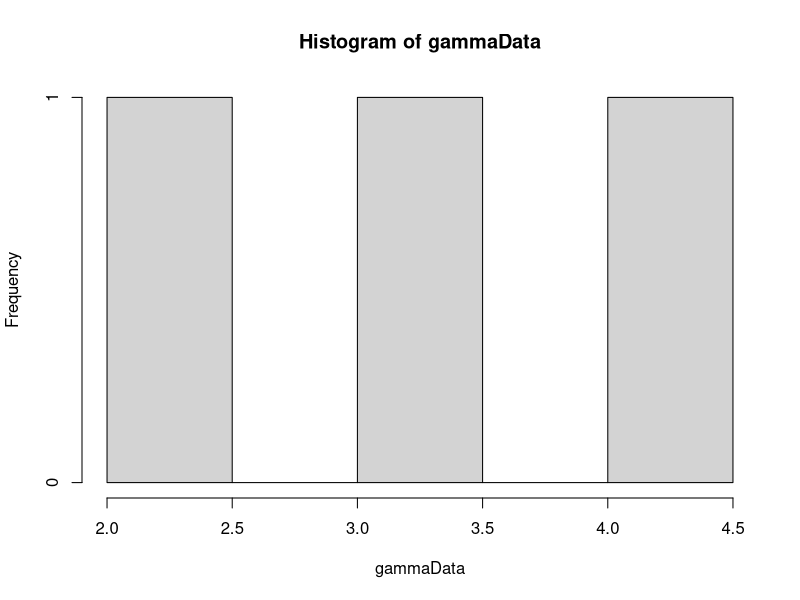
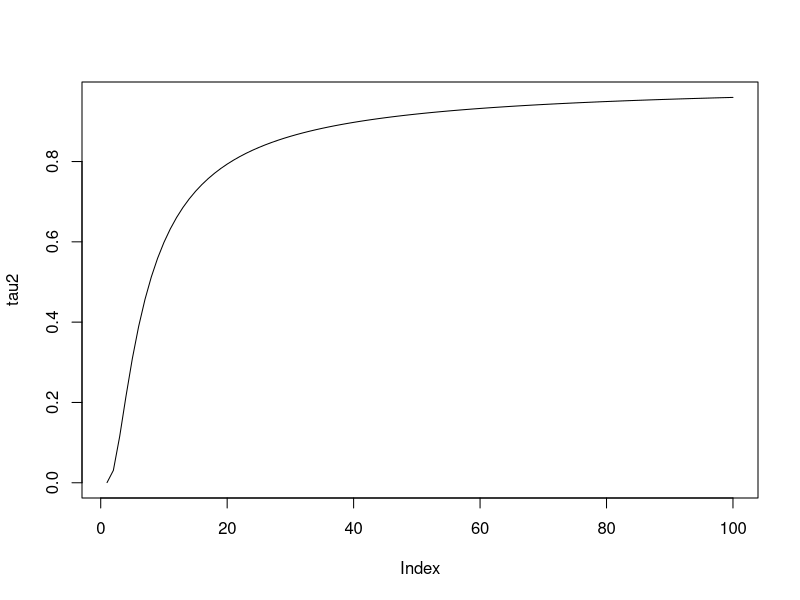
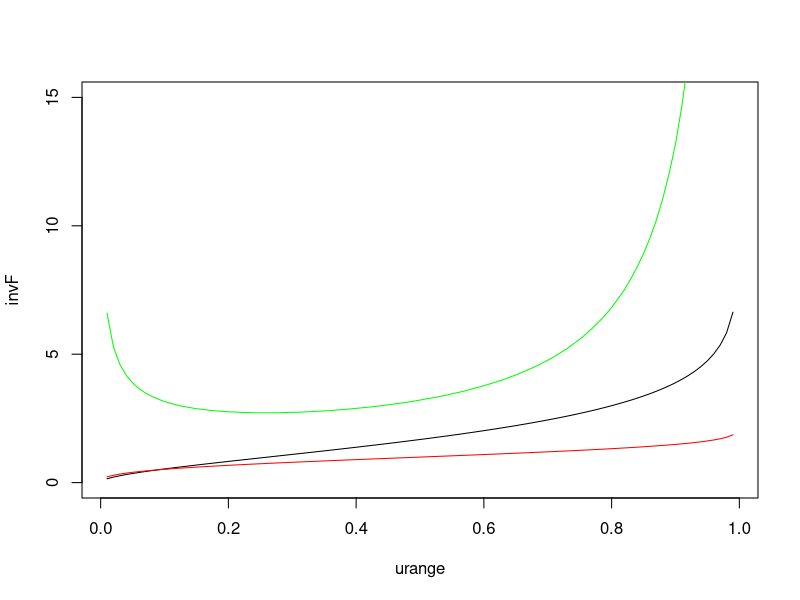
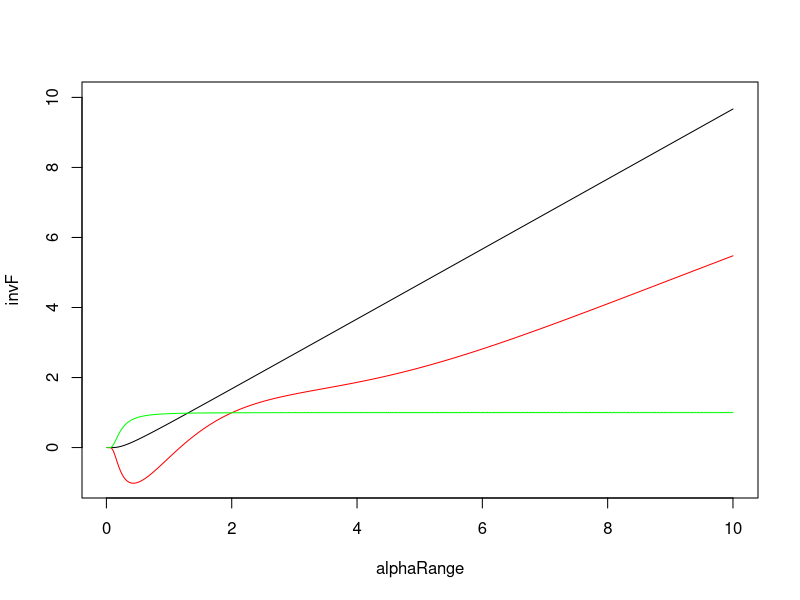
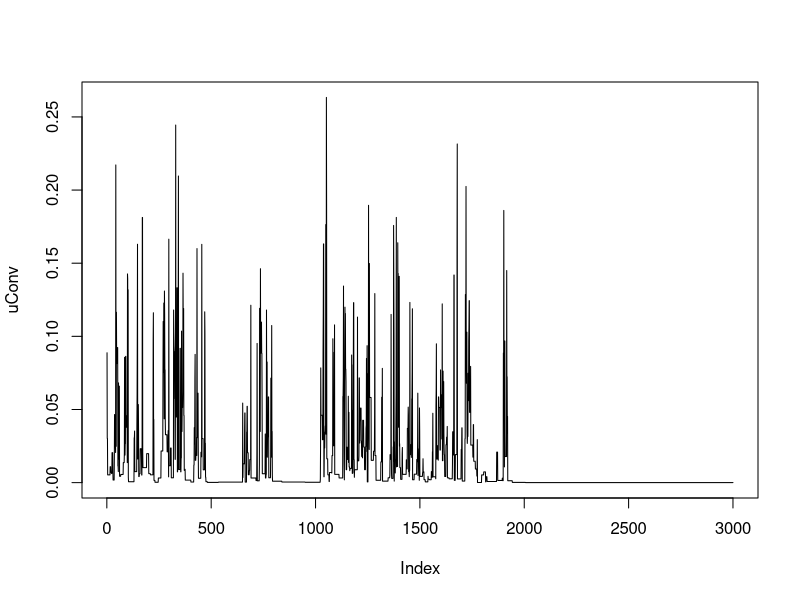
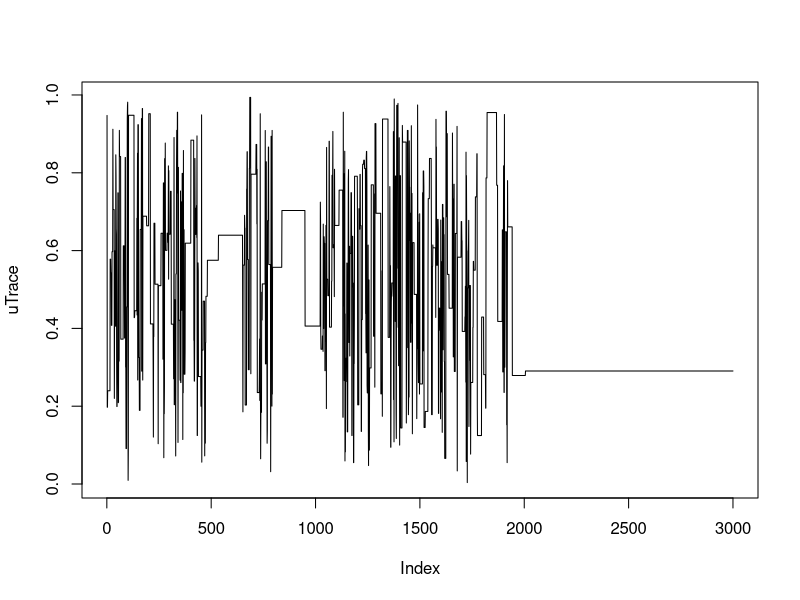

Reproduce these figures in R, in order.
library(MCMCpack)

weightedUniform <- function(n, numIterations) {
  # Generate sample of from a weighted uniform distribution
  # 
  # Args:
  #   n: number of points in sample
  #   
  # Returns:
  #   A vector sample
  uCurr = runif(n)
  alphaCurr = findAlpha(s2, uCurr)
  uConv = rep(0, numIterations)
  uTrace = rep(0, numIterations)
  for(i in 1:numIterations) {
    uProp = runif(n)
    alphaProp = findAlpha(s2, uProp)
    if(alphaProp != -1) {
      proportionalProp = proportionalDensity(uProp, alphaProp)
      proportionalCurr = proportionalDensity(uCurr, alphaCurr)
      alphaVal = min(1, proportionalProp/proportionalCurr)
      u = runif(1)
      print(i)
      if (u <= alphaVal) {
        uCurr = uProp
        alphaCurr = alphaProp
      }  
    }
    uConv[i] = var(uCurr)
    uTrace[i] = uCurr[1]
  }
  plot(uConv, type="l")
  plot(uTrace, type="l")
  return(uCurr)
}

proportionalDensity <- function(u, alpha) {
  # Calculate proportional density for indepence sampling
  # 
  # Args:
  #   u: A vector from an uniform distribution.
  #   alpha: A scalar value
  #   
  # Returns:
  #   A scalar value
  
  gammaInv = rep(0, length(u))
  diffGammaInv = rep(0, length(u))
  for(i in 1:length(u)) {
    gammaInv[i] = invGammaCumulative(u[i], alpha)
    diffGammaInv[i] = diffAlphaInvGammaCumulative(u[i], alpha)
  }
  return(calcWeight(gammaInv, diffGammaInv))
}

calcWeight <- function(gammaInv, diffGammaInv) {
  # Calculate weigth for a gamma distribution
  #
  # Args:
  #   gammaInv: A list of values from the inverse cumulative gamma.
  #   diffGammaInv: A list of values from the derivative of the inverse cumulative gamma.
  #   
  # Returns:
  #   A scalar value
  weight = (1/length(gammaInv))*(sum(diffGammaInv/gammaInv)) - sum(diffGammaInv)/sum(gammaInv)
  return(weight)
}

invGammaCumulative <- function(u, alpha) {
  x = 0
  stepSize = 0.1
  tolerance = 0.00001
  direction = 1
  integralValue = 0
  
  while(abs(integralValue - u) > tolerance){
    x = x + direction*stepSize
    if(x<0) {
      x = 0
      direction = 1
    }
    
    if(method == "integrate") {
      integral = integrate(gammaDensity, 0, x)
      integralValue = integral$value  
    } else if(method == "pgamma") {
      integral = pgamma(x, shape=alpha, scale=1)
      integralValue = integral
    }
    
    
    # Going left and pass the point
    if ((u > integralValue) && (direction == -1)) {
      stepSize = stepSize/2
      direction = 1
    }
    
    # Going right and pass the point
    if ((u < integralValue) && (direction == 1)) {
      stepSize = stepSize/2
      direction = -1
    }
  }
  return(x)
}

diffInvGammaCumulative <- function(u) {
  # Derivative of gamma distribution with respect to u
  # 
  # Args:
  #   u: Scalar between 0 and 1
  #   
  # Returns:
  #   Scalar. Derivative at point u.
  if(u+hStep < 1) {
    firstPoint = invGammaCumulative(u, alpha)
    secondPoint = invGammaCumulative(u+hStep, alpha)
    return((secondPoint - firstPoint)/hStep)  
  } else {
    firstPoint = invGammaCumulative(u-hStep, alpha)
    secondPoint = invGammaCumulative(u, alpha)
    return((secondPoint - firstPoint)/hStep)  
  }
}

diffAlphaInvGammaCumulative <- function(u, alpha) {
  # Derivative of gamma distribution with respect to alpha.
  # 
  # Args:
  #   u: Scalar between 0 and 1.
  #   alpha: Scalar larger than 0.
  #   
  # Returns:
  #   Scalar value. Derivative at point alpha.
  firstPoint = invGammaCumulative(u,alpha)
  secondPoint = invGammaCumulative(u, alpha + alphaHStep)
  return((secondPoint - firstPoint)/alphaHStep)
}

calcDerivateFunction <- function(u, alphaValue) {
 largeFInv = invGammaCumulative(u, alphaValue)
 integralPart = integrate(integralFunction, 0, largeFInv)
 return((digamma(alphaValue)*u - integralPart$value)*gamma(alphaValue)/((largeFInv^(alphaValue - 1))*exp(-largeFInv)))
}

integralFunction <- function(y) {
  return(log(y)*(y^(alphaValue - 1))*exp(-y)/gamma(alphaValue))
}

gammaDensity <- function(x) {
  return(dgamma(x, alpha,1))  
}

findAlpha <- function(s2, u) {
  
  alphaValue = 0.1
  stepSize = 1
  direction = 1
  tolerance = 0.0001
  tau2Value = 0
  prevTau2Value = 0
  it = 0
  while(abs(s2 - tau2Value) > tolerance) {
    it = it + 1
    alphaValue = alphaValue + direction*stepSize
    if(alphaValue<=0) {
      alphaValue = 0.1
      direction = 1
    }
    prevTau2Value = tau2Value
    tau2Value = calcValueTau2(u, alphaValue)
    #print(abs(s2 - tau2Value))
    #print(direction)
    if ((s2 > tau2Value) && (direction == -1)) {
      stepSize = stepSize/2
      direction = 1
    }
    
    if ((s2 < tau2Value) && (direction == 1)) {
      stepSize = stepSize/2
      direction = -1
    }
    
    if (it>100) {
      print(it)
      return(-1)
    }
    
  }
  
  return(alphaValue)
}

findBeta <- function(s1, u, alphaValue) {
  largeFInv = rep(0, length(u))
  for(i in 1:length(u)) {
    largeFInv[i] = invGammaCumulative(u[i], alphaValue)
  }
  return(s1*length(u)/(sum(largeFInv)))
}

calcValueTau2 <- function(u, alphaValue) {
  largeFInv = rep(0, length(u))
  for(i in 1:length(u)) {
    largeFInv[i] = invGammaCumulative(u[i], alphaValue)
  }
  return(length(u)*((prod(largeFInv))^(1/length(u)))/sum(largeFInv))
}

calcValueTau2Method2 <- function(x) {
  return(length(x)*((prod(x))^(1/length(x)))/sum(x))
}

alpha = 2
beta = 1
hStep = 0.01
alphaHStep = 0.01
method = "pgamma"
NUM_SAMPLES = 1000
NUM_POINTS = 3

# Generate data
gammaData = rgamma(NUM_POINTS, shape=alpha, scale = beta)
hist(gammaData)
# Calculation of statistics
s1 = sum(gammaData)/NUM_POINTS
s2 = NUM_POINTS*((prod(gammaData))^(1/NUM_POINTS))/sum(gammaData)

# Plot of tau 2 with respect to alpha
alpharange = seq(0.1 , 10, by = 0.1)
tau2 = rep(0, length(alpharange))
u = runif(NUM_POINTS)
for(i in 1:length(alpharange)) {
  tau2[i]= calcValueTau2(u, alpharange[i])
}
plot(tau2, type="l")

# Plot of derivatve of inverse cumulative distribution and the cumulative function
alphaValue = alpha
urange = seq(0.01, 0.99, by=0.01)
diff1 = rep(0, length(urange))
diff2 = rep(0, length(urange))
invF = rep(0, length(urange))
for(i in 1:length(urange)) {
  invF[i] = invGammaCumulative(urange[i], alpha)
  diff1[i] = calcDerivateFunction(urange[i], alphaValue)
  diff2[i] = diffInvGammaCumulative(urange[i])
}
plot(urange, invF, type="l", ylim=c(0, 15))
lines(urange, diff1, col="red")
lines(urange, diff2, col="green")

# Plot of derivative of inverse cumulative distribution with respect to alpha and the cumulative function.
alphaRange = seq(0.01, 10, by = 0.01)
diff1 = rep(0, length(alphaRange))
diff2 = rep(0, length(alphaRange))
invF = rep(0, length(alphaRange))
uValue = 0.5
for(i in 1:length(alphaRange)) {
  invF[i] = invGammaCumulative(uValue, alphaRange[i])
  diff1[i] = calcDerivateFunction(uValue, alphaRange[i])
  diff2[i] = diffAlphaInvGammaCumulative(uValue, alphaRange[i])
}
plot(alphaRange, invF, type="l", ylim=c(-1, 10))
lines(alphaRange, diff1, col="red")
lines(alphaRange, diff2, col="green")


# Generation of new sample
u = runif(NUM_POINTS)
estAlpha = findAlpha(s2, u)
estBeta = findBeta(s1, u, estAlpha)
v = weightedUniform(NUM_POINTS,3000)
alphaV = findAlpha(s2, v)    
betaV = findBeta(s1, v, alphaV)
newSample = rep(0, length(v))
for(i in 1:length(v)) {
  newSample[i] = betaV*invGammaCumulative(v[i], alphaV)
}
s1Sample = sum(newSample)/length(newSample)
s2Sample = NUM_POINTS*((prod(newSample))^(1/NUM_POINTS))/sum(newSample)
